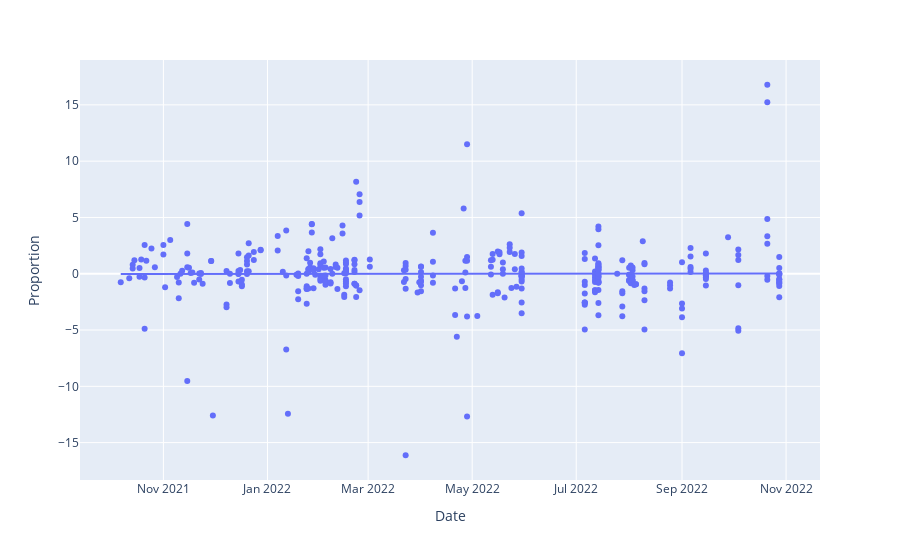

Notebook source saved alongside this figure:
### Code cell
fig = px.scatter(traid_data, x='Date', y='Proportion', trendline= 'ols')
fig.show()

### Figure 1 — Plotly figure (JSON) as saved in the notebook; plotly's stock layout.template omitted (floating-point values rounded to 4 significant figures; data arrays with more than 128 entries replaced by an {"elided": "..."} marker saying what was removed)
{"data": [{"hovertemplate": "Date=%{x}<br>Proportion=%{y}<extra></extra>", "legendgroup": "", "marker": {"color": "#636efa", "symbol": "circle"}, "mode": "markers", "name": "", "orientation": "v", "showlegend": false, "type": "scatter", "x": {"elided": "359 str values"}, "xaxis": "x", "y": {"elided": "359 float values"}, "yaxis": "y"}, {"hovertemplate": "<b>OLS trendline</b><br>Proportion = 1.3831e-09 * Date + -2.28514<br>R<sup>2</sup>=0.000021<br><br>Date=%{x}<br>Proportion=%{y} <b>(trend)</b><extra></extra>", "legendgroup": "", "marker": {"color": "#636efa", "symbol": "circle"}, "mode": "lines", "name": "", "showlegend": false, "type": "scatter", "x": {"elided": "359 str values"}, "xaxis": "x", "y": {"elided": "359 float values"}, "yaxis": "y"}], "layout": {"legend": {"tracegroupgap": 0}, "margin": {"t": 60}, "xaxis": {"anchor": "y", "domain": [0, 1], "title": {"text": "Date"}}, "yaxis": {"anchor": "x", "domain": [0, 1], "title": {"text": "Proportion"}}}}
